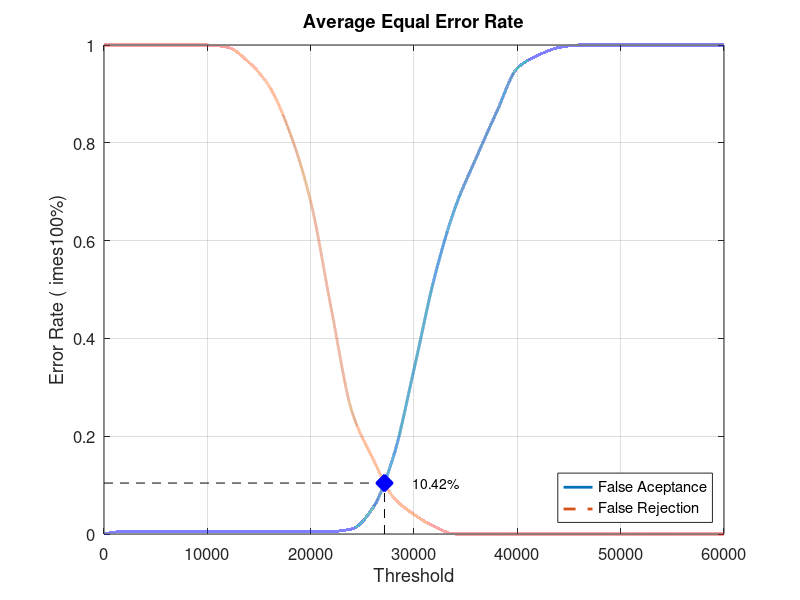
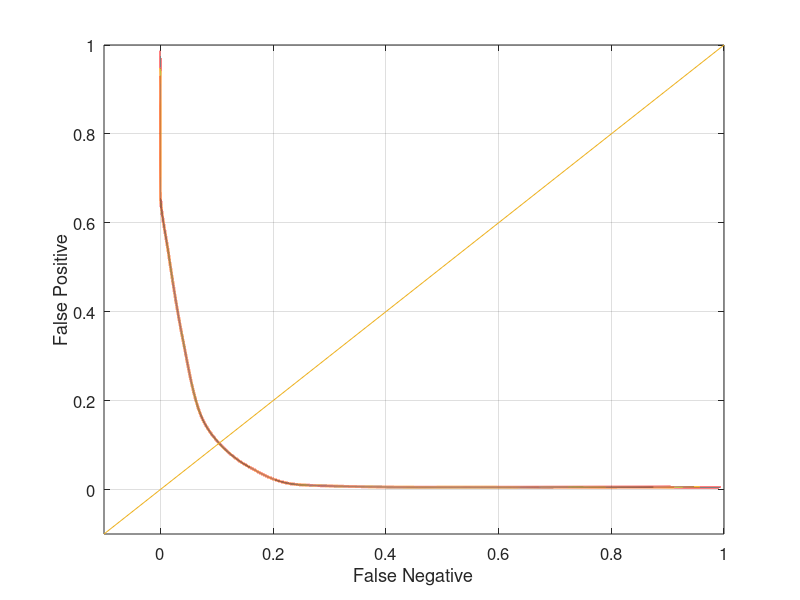

Source code (MATLAB) for these figures, in order:
close all;
clear;
clc;
x = 0:2000:60000;
xq = 0:0.5:60000;

y0 = [0 0.00526316 0.00526316 0.00526316 0.00526316 0.00526316 0.00526316 0.00526316 0.00526316 0.00526316 0.00526316 0.00526316 0.0105263 0.0526316 0.157895 0.336842 0.526316 0.668421 0.768421 0.863158 0.952632 0.978947 0.994737 1 1 1 1 1 1 1 1]
yy0 = interp1(x, y0, xq, 'pchip');
y1 = [1 1 1 1 1 1 0.995 0.965 0.915 0.82 0.68 0.46 0.25 0.155 0.075 0.04 0.015 0 0 0 0 0 0 0 0 0 0 0 0 0 0]
yy1 = interp1(x, y1, xq, 'pchip');

% Calculating EER: 
y2 = abs(y0 - y1);
find(y2 == min(y2))
yy2 = abs(yy0 - yy1);
xEER = find(yy2 == min(yy2));
xEERIndex = xq(xEER) % X-axis EER
yEER = yy0(xEER) % Y-axis EER

main = figure
plot(xq, yy0,'-','LineWidth', 2);	hold on
plot(xq, yy1,'--','LineWidth', 2);	hold on
plot([xEERIndex xEERIndex], [0 yEER], 'k--');	hold on
plot([0 xEERIndex], [yEER yEER], 'k--');	hold on
plot(xEERIndex, yEER, 'bx', 'LineWidth', 10);	hold on
text(xEERIndex + 10 * xEERIndex / 100, yEER, [num2str(round((10000 * yEER)) / 100) '%'])
legend('False Aceptance', 'False Rejection', 'Location', 'SouthEast')
xlabel('Threshold')
ylabel('Error Rate (	imes100%)')
title('Average Equal Error Rate')
set(gca, 'FontSize', 12)
axis([0 60000 0 1])
grid on

print(main, 'Database5_2Main', '-dpng');
FNRxFPR = figure('Color', [1 1 1]);
plot(yy1, yy0, '-', yy1, yy0, 'LineWidth', 2);
hold on
y = -0.1:0.1:1
plot(y, y); 
set(gca, 'FontSize', 12)
xlabel('False Negative')
ylabel('False Positive')
axis([-0.1 1 -0.1 1])
set(gca, 'FontSize', 12)
grid on

print(FNRxFPR, 'Database5_2FNRxFPR','-dpng');
